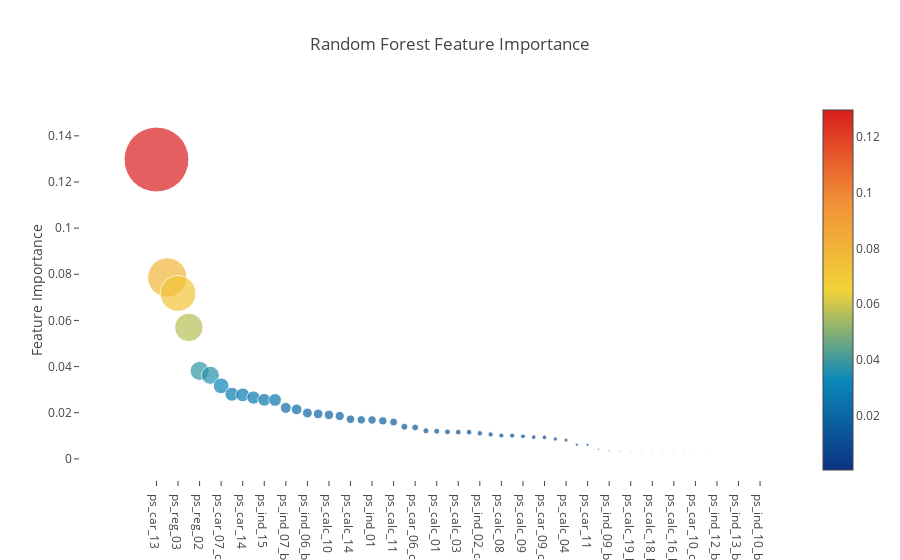

The notebook cell saved with this chart:
### Code cell
# Scatter plot 
feature_with_importance = list(reversed(sorted(zip(rf.feature_importances_, features))))
feature_name = [x[1] for x in feature_with_importance]
feature_imp = [x[0] for x in feature_with_importance]


trace = go.Scatter(
    y = feature_imp,
    x = feature_name,
    mode='markers',
    marker=dict(
        sizemode = 'diameter',
        sizeref = 1,
        size = [imp * 500 for imp in feature_imp],
        #size= rf.feature_importances_,
        #color = np.random.randn(500), #set color equal to a variable
        color = feature_imp,
        colorscale='Portland',
        showscale=True
    ),
    text = feature_name
)
data = [trace]

layout= go.Layout(
    autosize= True,
    title= 'Random Forest Feature Importance',
    hovermode= 'closest',
     xaxis= dict(
        ticklen= 5,
        showgrid=False,
        zeroline=False,
        showline=False
     ),
    yaxis=dict(
        title= 'Feature Importance',
        showgrid=False,
        zeroline=False,
        ticklen= 5,
        gridwidth= 2
    ),
    showlegend= False
)
fig = go.Figure(data=data, layout=layout)
py.iplot(fig,filename='scatter2010')

### Figure 1 — Plotly figure (JSON) as saved in the notebook; plotly's stock layout.template omitted (floating-point values rounded to 4 significant figures)
{"data": [{"marker": {"color": [0.1297, 0.07861, 0.0717, 0.05697, 0.03813, 0.03622, 0.03162, 0.02801, 0.02773, 0.02658, 0.0256, 0.02554, 0.02209, 0.02144, 0.01987, 0.01947, 0.01907, 0.01855, 0.01718, 0.0169, 0.01686, 0.01648, 0.01595, 0.01392, 0.01364, 0.01216, 0.01201, 0.01171, 0.01158, 0.01156, 0.01105, 0.01059, 0.01014, 0.01008, 0.00976, 0.009404, 0.009318, 0.008598, 0.008129, 0.006161, 0.006131, 0.004199, 0.003608, 0.003394, 0.00263, 0.00247, 0.002456, 0.002396, 0.002257, 0.002158, 0.00199, 0.00187, 0.001347, 0.001287, 0.0006631, 0.0006586, 0.0003743], "colorscale": "Portland", "showscale": true, "size": [64.86, 39.31, 35.85, 28.49, 19.07, 18.11, 15.81, 14.01, 13.87, 13.29, 12.8, 12.77, 11.05, 10.72, 9.936, 9.735, 9.534, 9.276, 8.592, 8.45, 8.432, 8.238, 7.974, 6.96, 6.818, 6.08, 6.005, 5.855, 5.788, 5.778, 5.527, 5.297, 5.07, 5.039, 4.88, 4.702, 4.659, 4.299, 4.064, 3.081, 3.066, 2.099, 1.804, 1.697, 1.315, 1.235, 1.228, 1.198, 1.129, 1.079, 0.9948, 0.9351, 0.6734, 0.6435, 0.3316, 0.3293, 0.1872], "sizemode": "diameter", "sizeref": 1}, "mode": "markers", "text": ["ps_car_13", "ps_ind_05_cat", "ps_reg_03", "ps_ind_17_bin", "ps_reg_02", "ps_ind_03", "ps_car_07_cat", "ps_car_04_cat", "ps_car_14", "ps_car_12", "ps_ind_15", "ps_car_01_cat", "ps_ind_07_bin", "ps_car_03_cat", "ps_ind_06_bin", "ps_ind_04_cat", "ps_calc_10", "ps_car_15", "ps_calc_14", "ps_car_11_cat", "ps_ind_01", "ps_reg_01", "ps_calc_11", "ps_ind_16_bin", "ps_car_06_cat", "ps_calc_02", "ps_calc_01", "ps_calc_13", "ps_calc_03", "ps_calc_07", "ps_ind_02_cat", "ps_calc_05", "ps_calc_08", "ps_calc_12", "ps_calc_09", "ps_car_02_cat", "ps_car_09_cat", "ps_calc_06", "ps_calc_04", "ps_car_05_cat", "ps_car_11", "ps_ind_08_bin", "ps_ind_09_bin", "ps_car_08_cat", "ps_calc_19_bin", "ps_calc_17_bin", "ps_calc_18_bin", "ps_ind_14", "ps_calc_16_bin", "ps_ind_18_bin", "ps_car_10_cat", "ps_calc_15_bin", "ps_ind_12_bin", "ps_calc_20_bin", "ps_ind_13_bin", "ps_ind_11_bin", "ps_ind_10_bin"], "type": "scatter", "x": ["ps_car_13", "ps_ind_05_cat", "ps_reg_03", "ps_ind_17_bin", "ps_reg_02", "ps_ind_03", "ps_car_07_cat", "ps_car_04_cat", "ps_car_14", "ps_car_12", "ps_ind_15", "ps_car_01_cat", "ps_ind_07_bin", "ps_car_03_cat", "ps_ind_06_bin", "ps_ind_04_cat", "ps_calc_10", "ps_car_15", "ps_calc_14", "ps_car_11_cat", "ps_ind_01", "ps_reg_01", "ps_calc_11", "ps_ind_16_bin", "ps_car_06_cat", "ps_calc_02", "ps_calc_01", "ps_calc_13", "ps_calc_03", "ps_calc_07", "ps_ind_02_cat", "ps_calc_05", "ps_calc_08", "ps_calc_12", "ps_calc_09", "ps_car_02_cat", "ps_car_09_cat", "ps_calc_06", "ps_calc_04", "ps_car_05_cat", "ps_car_11", "ps_ind_08_bin", "ps_ind_09_bin", "ps_car_08_cat", "ps_calc_19_bin", "ps_calc_17_bin", "ps_calc_18_bin", "ps_ind_14", "ps_calc_16_bin", "ps_ind_18_bin", "ps_car_10_cat", "ps_calc_15_bin", "ps_ind_12_bin", "ps_calc_20_bin", "ps_ind_13_bin", "ps_ind_11_bin", "ps_ind_10_bin"], "y": [0.1297, 0.07861, 0.0717, 0.05697, 0.03813, 0.03622, 0.03162, 0.02801, 0.02773, 0.02658, 0.0256, 0.02554, 0.02209, 0.02144, 0.01987, 0.01947, 0.01907, 0.01855, 0.01718, 0.0169, 0.01686, 0.01648, 0.01595, 0.01392, 0.01364, 0.01216, 0.01201, 0.01171, 0.01158, 0.01156, 0.01105, 0.01059, 0.01014, 0.01008, 0.00976, 0.009404, 0.009318, 0.008598, 0.008129, 0.006161, 0.006131, 0.004199, 0.003608, 0.003394, 0.00263, 0.00247, 0.002456, 0.002396, 0.002257, 0.002158, 0.00199, 0.00187, 0.001347, 0.001287, 0.0006631, 0.0006586, 0.0003743]}], "layout": {"autosize": true, "hovermode": "closest", "showlegend": false, "title": "Random Forest Feature Importance", "xaxis": {"showgrid": false, "showline": false, "ticklen": 5, "zeroline": false}, "yaxis": {"gridwidth": 2, "showgrid": false, "ticklen": 5, "title": "Feature Importance", "zeroline": false}}}
